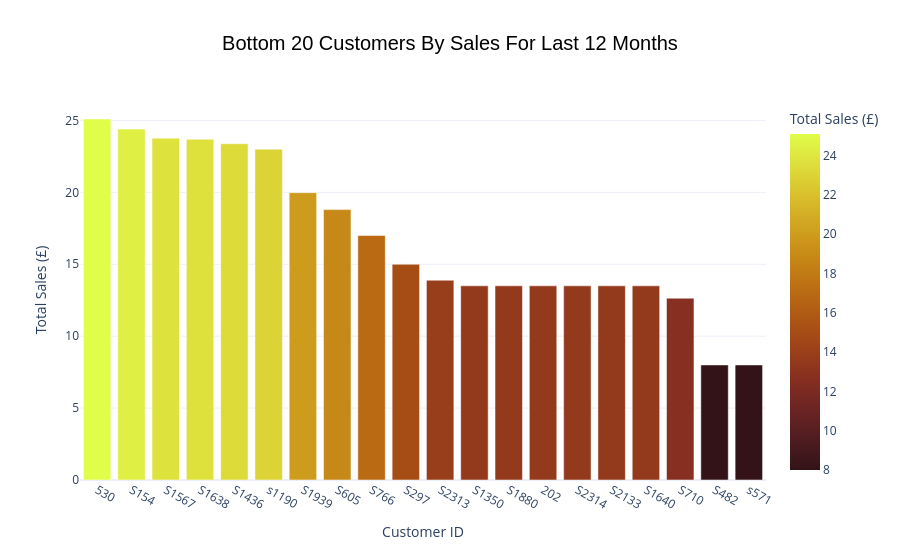

Source (notebook cell):
### Markdown cell above
## Hypothesis 3

Who were the bottom 20 customer by sales for last year?

### Code cell
#Who were the bottom 20 customers by sales for last year?

#first filter by last year (2016)
dfSales_DataSet_Filtered = dfSales_DataSet_Work[dfSales_DataSet_Work["Year"] == dfSales_DataSet_Work["Year"].max() -1]

#to stop customer being shown who have NO sales delete all records where InvoiceAmt is 0
dfSales_DataSet_Filtered = dfSales_DataSet_Filtered[dfSales_DataSet_Filtered["InvoiceAmt"] > 0]

#group by CustomerID and get sum of InvoiceAmt
dfSales_DataSet_Filtered = (
    dfSales_DataSet_Filtered
    .groupby("CustomerID")["InvoiceAmt"]
    .sum()
    .sort_values(ascending=False)
    .tail(20)
    .reset_index()
)

#sort data
dfSales_DataSet_Filtered.sort_values("InvoiceAmt", ascending=False)

fig = px.bar(
    dfSales_DataSet_Filtered.head(20),
    x="CustomerID",
    y="InvoiceAmt",
    color="InvoiceAmt",
    color_continuous_scale="Solar",
    title="Bottom 20 Customers By Sales For Last 12 Months"
)

fig.update_layout(
    xaxis_title="Customer ID",
    yaxis_title="Total Sales (£)",
    coloraxis_colorbar=dict(title="Total Sales (£)"),
    template="plotly_white",
    title_x=0.5,
    title_font=dict(size=20, family="Arial", color="black")
)

fig.show()

### Figure 1 — Plotly figure (JSON) as saved in the notebook; plotly's stock layout.template omitted (floating-point values rounded to 4 significant figures)
{"data": [{"hovertemplate": "CustomerID=%{x}<br>InvoiceAmt=%{marker.color}<extra></extra>", "legendgroup": "", "marker": {"color": [25.1, 24.4, 23.77, 23.69, 23.38, 23.0, 19.98, 18.8, 17.0, 15.0, 13.89, 13.5, 13.5, 13.5, 13.5, 13.5, 13.5, 12.64, 8.0, 8.0], "coloraxis": "coloraxis", "pattern": {"shape": ""}}, "name": "", "orientation": "v", "showlegend": false, "textposition": "auto", "type": "bar", "x": ["530", "S154", "S1567", "S1638", "S1436", "s1190", "S1939", "S605", "S766", "S297", "S2313", "S1350", "S1880", "202", "S2314", "S2133", "S1640", "S710", "S482", "s571"], "xaxis": "x", "y": [25.1, 24.4, 23.77, 23.69, 23.38, 23.0, 19.98, 18.8, 17.0, 15.0, 13.89, 13.5, 13.5, 13.5, 13.5, 13.5, 13.5, 12.64, 8.0, 8.0], "yaxis": "y"}], "layout": {"barmode": "relative", "coloraxis": {"autocolorscale": false, "colorbar": {"title": {"text": "Total Sales (£)"}}, "colorscale": [[0, "rgb(51, 19, 23)"], [0.09091, "rgb(79, 28, 33)"], [0.1818, "rgb(108, 36, 36)"], [0.2727, "rgb(135, 47, 32)"], [0.3636, "rgb(157, 66, 25)"], [0.4545, "rgb(174, 88, 20)"], [0.5455, "rgb(188, 111, 19)"], [0.6364, "rgb(199, 137, 22)"], [0.7273, "rgb(209, 164, 32)"], [0.8182, "rgb(217, 192, 44)"], [0.9091, "rgb(222, 222, 59)"], [1, "rgb(224, 253, 74)"]]}, "legend": {"tracegroupgap": 0}, "title": {"font": {"color": "black", "family": "Arial", "size": 20}, "text": "Bottom 20 Customers By Sales For Last 12 Months", "x": 0.5}, "xaxis": {"anchor": "y", "domain": [0, 1], "title": {"text": "Customer ID"}}, "yaxis": {"anchor": "x", "domain": [0, 1], "title": {"text": "Total Sales (£)"}}}}
